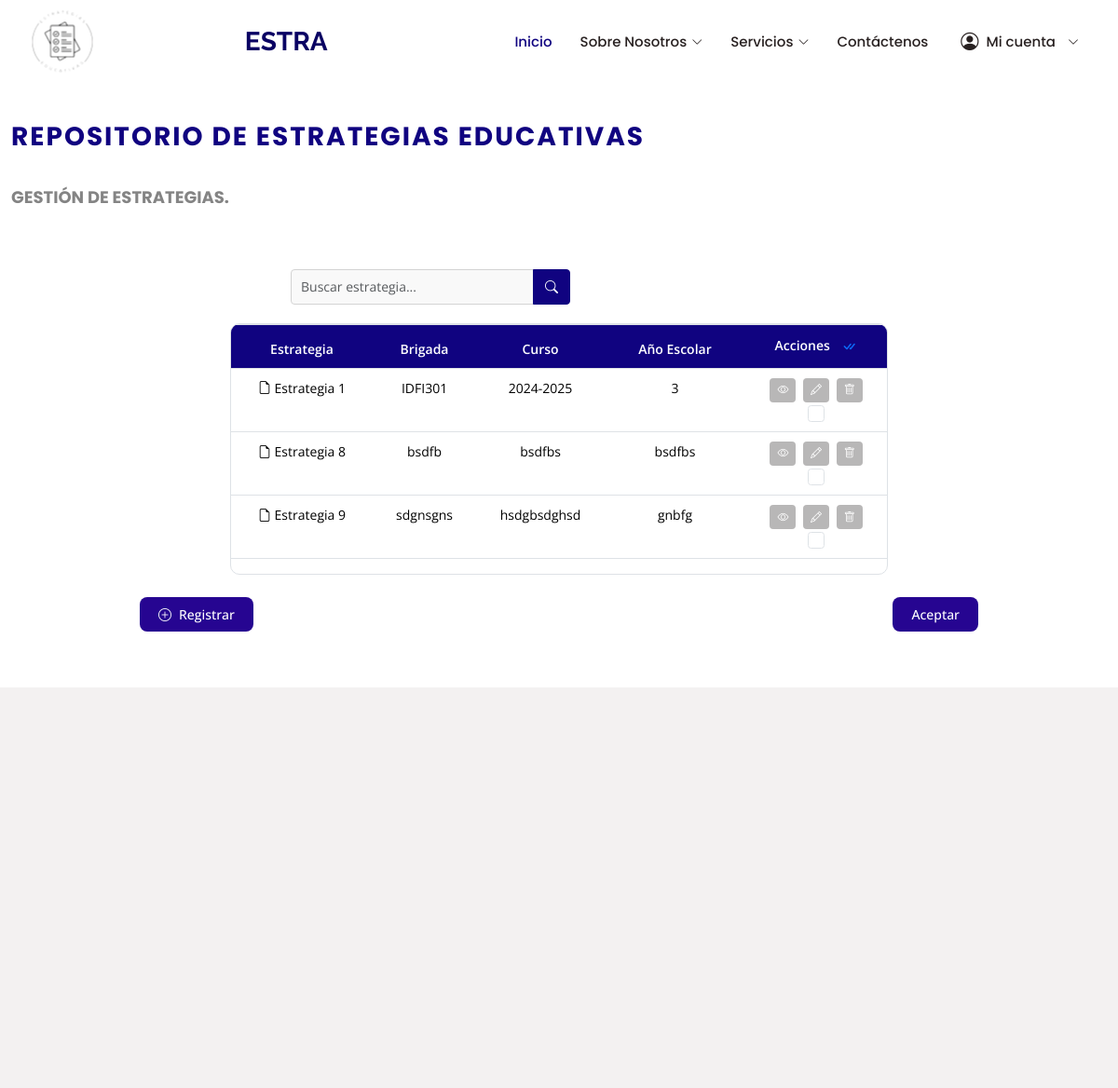
Screenshot of /models/estrategia/ with the database file from the repository.
### data_models/models.py (models this page shows, shortened)
class Estrategia(models.Model):
    curso = models.CharField(max_length=20)
    anio_escolar = models.CharField(max_length=10)
    grupo = models.CharField(max_length=20)
    nombre = models.CharField(max_length=255, blank=True, default="Estrategia_{id}")
    plan_estudios = models.TextField(blank=True, default="plan_estudios_{id}")
    obj_estrategia = models.TextField(blank=True, default="objetivos_estrategia_{id}")
    dir_brigada = models.CharField(max_length=255, blank=True, default="direccion_brigada_{id}")
    caract_brigada = models.TextField(blank=True, default="caracteristicas_brigada_{id}")
    colect_pedagogico = models.TextField(blank=True, default="colectivo_pedagogico_{id}")
    otros_aspectos = models.TextField(blank=True, default="otros_aspectos_{id}")
    dim_curricular = models.TextField(blank=True, default="dimension_curricular_{id}")
    dim_extensionista = models.TextField(blank=True, default="dimension_extensionista_{id}")
    dim_politica = models.TextField(blank=True, default="dimension_politico_ideologica_{id}")
    conclusiones = models.TextField(blank=True, default="conclusiones_{id}")
    obj_general = models.TextField(blank=True, default="objetivo_general_{id}")
    obj_dc = models.TextField(blank=True, default="obj_dc_{id}")
    plan_dc = models.TextField(blank=True, default="plan_dc_{id}")
    obj_de = models.TextField(blank=True, default="obj_de_{id}")
    plan_de = models.TextField(blank=True, default="plan_de_{id}")
    obj_dp = models.TextField(blank=True, default="obj_dp_{id}")
    plan_dp = models.TextField(blank=True, default="plan_dp_{id}")
    evaluacion = models.TextField(blank=True, default="evaluacion_integral_{id}")
    autor = models.CharField(max_length=255, blank=True, default="autor_{id}")
    class Meta:
        unique_together = ('curso', 'anio_escolar', 'grupo')

### data_models/views.py (the view)
# urls.py: path('estrategia/', views.estrategia_list, name='estrategia_list'),
def estrategia_list(request):
    estrategias = Estrategia.objects.all()
    context = {'estrategias': estrategias}
    return render(request, 'estrategias.html', context)

### templates/estrategias.html (shortened to what this page needs)
{% load static %}
<!DOCTYPE html>
<html lang="es">
<head>
  <link href="{% static 'assets/vendor/animate.css/animate.min.css' %}" rel="stylesheet">
  <link href="{% static 'assets/vendor/bootstrap/css/bootstrap.min.css' %}" rel="stylesheet">
  <link href="{% static 'assets/vendor/bootstrap-icons/bootstrap-icons.css' %}" rel="stylesheet">
  <link href="{% static 'assets/vendor/boxicons/css/boxicons.min.css' %}" rel="stylesheet">
  <link href="{% static 'assets/vendor/glightbox/css/glightbox.min.css' %}" rel="stylesheet">
  <link href="{% static 'assets/vendor/remixicon/remixicon.css' %}" rel="stylesheet">
  <link href="{% static 'assets/vendor/swiper/swiper-bundle.min.css' %}" rel="stylesheet">
  <link href="{% static 'assets/css/style.css' %}" rel="stylesheet">
</head>
<body>
  <header id="header" class="d-flex align-items-center fixed-top">
    <div class="container d-flex align-items-center">
      <a href="{% url 'pagina_principal' %}" class="logo me-auto"><img src="{% static './imagenes/logo/logo.png'%}" alt="" class="img-fluid"></a>
      <h1 class="logo me-auto"><a href="{% url 'pagina_principal' %}">ESTRA</a></h1>
      <nav id="navbar" class="navbar">
        <ul>
          <li><a href="{% url 'pagina_principal' %}" class="active">Inicio</a></li>
          <li class="dropdown">
            <a href="#"><span>Sobre Nosotros</span> <i class="bi bi-chevron-down"></i></a>
          </li>
          <li class="dropdown"><a href="#"><span> Servicios </span> <i class="bi bi-chevron-down"></i></a>
          </li>
          <li><a href="{% url 'contactar' %}">Contáctenos</a></li>
          <li class="dropdown user-menu">
            <a href="#"><i class="bi bi-person-circle"></i> Mi cuenta <i class="bi bi-chevron-down"></i></a>
          </li>
        </ul>
      </nav>
    </div>
  </header>
  <main id="main">
<section id="estrategia-educativa" class="estrategia-educativa section-bg">
  <div class="container-fluid">
    <div class="section-title">
      <h2>Repositorio de Estrategias Educativas</h2>
      <br>
      <p>Gestión de estrategias.</p>
      <br>
    </div>
    <div id="barra-busqueda-estrategia" class="search-bar">
      <div class="input-group">
        <input type="text" class="form-control" placeholder="Buscar estrategia..." aria-label="Buscar">
        <button class="btn btn-primary" type="button">
          <i class="bi bi-search"></i>
        </button>
      </div>
    </div>
    <div class="table-container">
      <div class="table-responsive">
        <table class="table table-bordered table-hover custom-table">
          <thead>
            <tr>
              <th>Estrategia</th>
              <th>Brigada</th>
              <th>Curso</th>
              <th>Año Escolar</th>
              <th>
                Acciones
                <button id="btn-seleccionar-todo" class="btn btn-link p-0 ms-2" title="Seleccionar Todo Para Eliminar">
                  <i class="bi bi-check-all"></i>
                </button>
              </th>
            </tr>
          </thead>
          <tbody>
            {%for estrategia in estrategias%}
            <tr data-id="{{estrategia.id}}">
              <td>
                <i class="bi bi-file-earmark"></i> Estrategia {{estrategia.id}}
              </td>
              <td>{{estrategia.grupo}}</td>
              <td>{{estrategia.curso}}</td>
              <td>{{estrategia.anio_escolar}}</td>
              <td>
                <button class="btn btn-action btn-ver-detalles" data-id="{{estrategia.id}}" title="Ver Detalles">
                  <i class="bi bi-eye"></i>
                </button>
                <button class="btn btn-action btn-modificar" data-id="{{estrategia.id}}" title="Modificar">
                  <i class="bi bi-pencil"></i>
                </button>
                <button class="btn btn-action btn-eliminar " data-id="{{estrategia.id}}" title="Eliminar">
                  <i class="bi bi-trash"></i>
                </button>
                <input type="checkbox" class="form-check-input seleccionar-fila">
              </td>
            </tr>
            {%endfor%}
          </tbody>
        </table>
      </div>
    </div>
    <div id="botones-accion-estrategia-educativa" class="d-flex justify-content-between mt-4">
        <a href="{% url 'formulario_estrategia'%}">
        <div id="btn-registrar-estrategia-educativa" class="btn btn-success">
          <i class="bi bi-plus-circle"></i> Registrar
        </div>
      </a>
      <div id="btn-eliminar-estrategia-educativa" class="btn btn-danger"> Aceptar
      </div>
    </div>
  </div>
</section>
  </main>
  <footer id="footer" class="footer">
    <div class="container footer-top">
      <div class="row gy-4">
      </div>
    </div>
  </footer>
</body>
</html>

### rows the page displays
Estrategia: id "1", grupo "IDFI301", curso "2024-2025", anio_escolar "3"
Estrategia: id "8", grupo "bsdfb", curso "bsdfbs", anio_escolar "bsdfbs"
Estrategia: id "9", grupo "sdgnsgns", curso "hsdgbsdghsd", anio_escolar "gnbfg"
